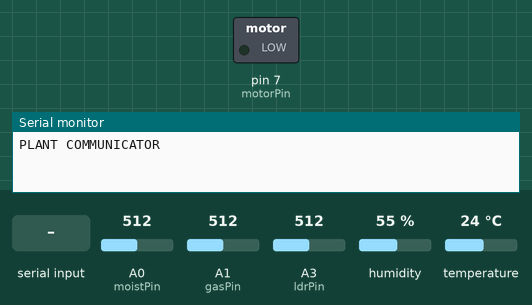
Bench run of a sketch on a simulated Arduino Uno, built with avr-gcc and run on an emulated ATmega328P. Shown: switched loads named in the sketch (green lamp = pin HIGH), the last lines printed to the serial monitor. Inputs (shaded band) come from the test bench; at power-on: A0 (moistPin) = 512, A1 (gasPin) = 512, A3 (ldrPin) = 512, humidity 55 %, temperature 24 °C.

Above: at 2.8 s.
2.9 s: "b" received over the second serial link
At 7.0 s:
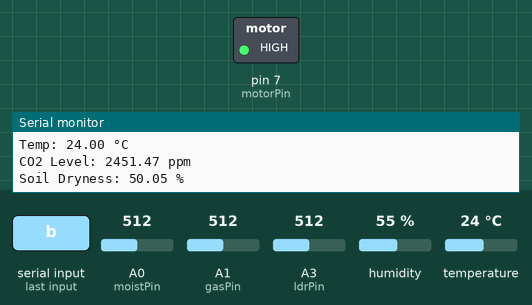
Timing chart, 0 to 8.5 s (numbered marks = the images above; inputs shaded):
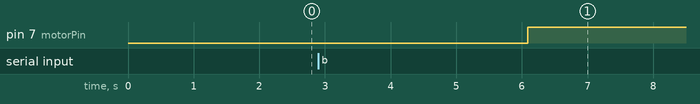

The sketch:

plant_monitoring_desert.ino
```cpp
#include <SoftwareSerial.h>
#include <DHT.h>

SoftwareSerial bluetooth(11, 10); // RX, TX

const int moistPin = A0;
const int gasPin = A1;
const int tempPin = A2;
const int ldrPin = A3;
const int motorPin = 7;

#define DHTPIN A2 // DHT11 sensor connected to analog pin A2
#define DHTTYPE DHT11 // DHT11 sensor type
DHT dht(DHTPIN, DHTTYPE);

int ldrValue = 0;
float tempValueC = 0;
int moistValue = 0;
int gasValue = 0;

float moistPercent;
float voltage;
float ppm;
float rldr;
float lux;

void setup()
{
  Serial.begin(9600);
  bluetooth.begin(9600);

  pinMode(moistPin, INPUT);
  pinMode(gasPin, INPUT);
  pinMode(ldrPin, INPUT);
  pinMode(motorPin, OUTPUT);
  dht.begin();

  Serial.println("PLANT COMMUNICATOR");
}

void loop()
{
  ldrValue = analogRead(ldrPin);
  delay(500);
  moistValue = analogRead(moistPin);
  delay(500);
  tempValueC = dht.readTemperature();
  delay(500);
  gasValue = analogRead(gasPin);
  delay(500);
  char ch = bluetooth.read();
  switch(ch) {
    case 'a':
      moistPercent = moistValue / 1023.0 * 100;

      voltage = gasValue * (5.0 / 1023.0);
      ppm = 5000 * (voltage - 0.1) / 4.9;

      rldr=(10000*(5-ldrPin))/ldrPin;
      lux=(500/rldr);

      Serial.print("Light: ");
      Serial.print(ldrValue);
      Serial.println(" lux");
      Serial.print("Temp: ");
      Serial.print(tempValueC);
      Serial.println(" °C");
      Serial.print("CO2 Level: ");
      Serial.print(ppm);
      Serial.println(" ppm");
      Serial.print("Soil Dryness: ");
      Serial.print(moistPercent);
      Serial.println(" %");
      if(moistPercent > 90) {
        digitalWrite(motorPin, LOW);
        delay(5000);
        digitalWrite(motorPin, HIGH);
      }

      bluetooth.print(ldrValue);
      bluetooth.print(" lux");
      bluetooth.print(",");
      bluetooth.print(tempValueC);
      bluetooth.print(" °C");
      bluetooth.print(",");
      bluetooth.print(ppm);
      bluetooth.print(" ppm");
      bluetooth.print(",");
      bluetooth.print(moistPercent);
      bluetooth.print(" %");
      bluetooth.println();
      delay(1000);
      break;

    case 'b':
      ldrValue = analogRead(ldrPin);
      delay(500);
      moistValue = analogRead(moistPin);
      delay(500);
      tempValueC = dht.readTemperature();
      delay(500);
      gasValue = analogRead(gasPin);
      delay(500);

      moistPercent = moistValue/ 1023.0 * 100;

      voltage = gasValue * (5.0 / 1023.0);
      ppm = 5000 * (voltage - 0.1) / 4.9;

      rldr=(10000*(5-ldrPin))/ldrPin;
      lux=(500/rldr);

      Serial.print("Light: ");
      Serial.print(ldrValue);
      Serial.println(" lux");
      Serial.print("Temp: ");
      Serial.print(tempValueC);
      Serial.println(" °C");
      Serial.print("CO2 Level: ");
      Serial.print(ppm);
      Serial.println(" ppm");
      Serial.print("Soil Dryness: ");
      Serial.print(moistPercent);
      Serial.println(" %");
      digitalWrite(motorPin, HIGH);

      bluetooth.print(ldrValue);
      bluetooth.print(" lux");
      bluetooth.print(",");
      bluetooth.print(tempValueC);
      bluetooth.print(" °C");
      bluetooth.print(",");
      bluetooth.print(ppm);
      bluetooth.print(" ppm");
      bluetooth.print(",");
      bluetooth.print(moistPercent);
      bluetooth.print(" %");
      bluetooth.println();
      break;
  }
}
```

Measured:
- after the input at 2.9 s, pin 7 (motorPin): LOW → HIGH after 3.2 s
